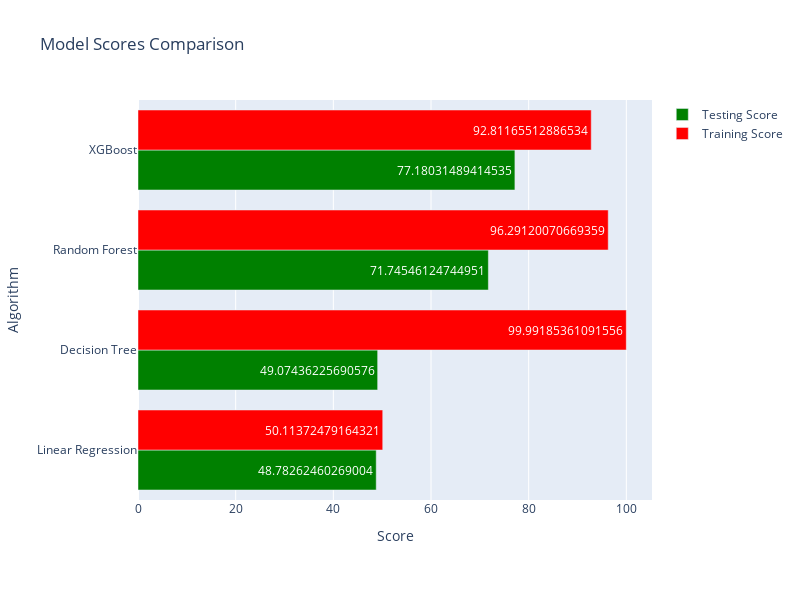

The notebook cell this image was saved under:
### Code cell
%run Vehicle_Clusters1.ipynb

### Figure 1 — Plotly figure (JSON) as saved in the notebook; plotly's stock layout.template omitted (floating-point values rounded to 4 significant figures)
{"data": [{"marker": {"color": "Green"}, "name": "Testing Score", "orientation": "h", "text": [48.78, 49.07, 71.75, 77.18], "type": "bar", "x": [48.78, 49.07, 71.75, 77.18], "y": ["Linear Regression", "Decision Tree", "Random Forest", "XGBoost"]}, {"marker": {"color": "red"}, "name": "Training Score", "orientation": "h", "text": [50.11, 99.99, 96.29, 92.81], "type": "bar", "x": [50.11, 99.99, 96.29, 92.81], "y": ["Linear Regression", "Decision Tree", "Random Forest", "XGBoost"]}], "layout": {"barmode": "group", "height": 600, "margin": {"b": 100, "l": 100, "r": 100, "t": 100}, "showlegend": true, "title": {"text": "Model Scores Comparison"}, "width": 800, "xaxis": {"title": {"text": "Score"}}, "yaxis": {"title": {"text": "Algorithm"}}}}
